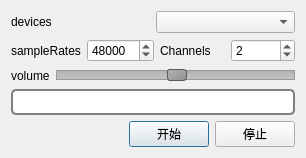
<?xml version="1.0" encoding="UTF-8"?>
<ui version="4.0">
 <class>DialogSoundCard</class>
 <widget class="QDialog" name="DialogSoundCard">
  <property name="geometry">
   <rect>
    <x>0</x>
    <y>0</y>
    <width>306</width>
    <height>154</height>
   </rect>
  </property>
  <property name="windowTitle">
   <string>DialogSoundCard</string>
  </property>
  <layout class="QVBoxLayout" name="verticalLayout">
   <item>
    <layout class="QHBoxLayout" name="horizontalLayout_2">
     <item>
      <widget class="QLabel" name="label">
       <property name="text">
        <string>devices</string>
       </property>
      </widget>
     </item>
     <item>
      <widget class="QComboBox" name="comboBox_audioDevices"/>
     </item>
    </layout>
   </item>
   <item>
    <layout class="QHBoxLayout" name="horizontalLayout_3">
     <item>
      <widget class="QLabel" name="label_2">
       <property name="text">
        <string>sampleRates</string>
       </property>
      </widget>
     </item>
     <item>
      <widget class="QSpinBox" name="spinbox_sprate">
       <property name="minimum">
        <number>4000</number>
       </property>
       <property name="maximum">
        <number>192000</number>
       </property>
       <property name="value">
        <number>48000</number>
       </property>
      </widget>
     </item>
     <item>
      <widget class="QLabel" name="label_3">
       <property name="text">
        <string>Channels</string>
       </property>
      </widget>
     </item>
     <item>
      <widget class="QSpinBox" name="spinbox_channels">
       <property name="minimum">
        <number>1</number>
       </property>
       <property name="maximum">
        <number>5</number>
       </property>
       <property name="value">
        <number>2</number>
       </property>
      </widget>
     </item>
    </layout>
   </item>
   <item>
    <layout class="QHBoxLayout" name="horizontalLayout_4">
     <item>
      <widget class="QLabel" name="label_4">
       <property name="text">
        <string>volume</string>
       </property>
      </widget>
     </item>
     <item>
      <widget class="QSlider" name="horizontalSlider">
       <property name="styleSheet">
        <string notr="true">QSlider::groove:horizontal {
    border: 1px solid #999999;
    height: 8px; /* the groove expands to the size of the slider by default. by giving it a height, it has a fixed size */
    background: qlineargradient(x1:0, y1:0, x2:0, y2:1, stop:0 #B1B1B1, stop:1 #c4c4c4);
    margin: 2px 0;
}

QSlider::handle:horizontal {
    background: qlineargradient(x1:0, y1:0, x2:1, y2:1, stop:0 #b4b4b4, stop:1 #8f8f8f);
    border: 1px solid #5c5c5c;
    width: 18px;
    margin: -2px 0; /* handle is placed by default on the contents rect of the groove. Expand outside the groove */
    border-radius: 3px;
}</string>
       </property>
       <property name="value">
        <number>50</number>
       </property>
       <property name="orientation">
        <enum>Qt::Horizontal</enum>
       </property>
      </widget>
     </item>
    </layout>
   </item>
   <item>
    <widget class="QProgressBar" name="progress">
     <property name="styleSheet">
      <string notr="true">QProgressBar {
    border: 2px solid grey;
    border-radius: 5px;
}

QProgressBar::chunk {
    background-color: #05B8CC;
}</string>
     </property>
     <property name="maximum">
      <number>30000</number>
     </property>
     <property name="value">
      <number>0</number>
     </property>
     <property name="textVisible">
      <bool>false</bool>
     </property>
    </widget>
   </item>
   <item>
    <layout class="QHBoxLayout" name="horizontalLayout">
     <item>
      <spacer name="horizontalSpacer">
       <property name="orientation">
        <enum>Qt::Horizontal</enum>
       </property>
       <property name="sizeHint" stdset="0">
        <size>
         <width>40</width>
         <height>20</height>
        </size>
       </property>
      </spacer>
     </item>
     <item>
      <widget class="QPushButton" name="btn_start">
       <property name="text">
        <string>开始</string>
       </property>
      </widget>
     </item>
     <item>
      <widget class="QPushButton" name="btn_stop">
       <property name="text">
        <string>停止</string>
       </property>
      </widget>
     </item>
    </layout>
   </item>
  </layout>
 </widget>
 <layoutdefault spacing="6" margin="11"/>
 <resources/>
 <connections/>
</ui>
